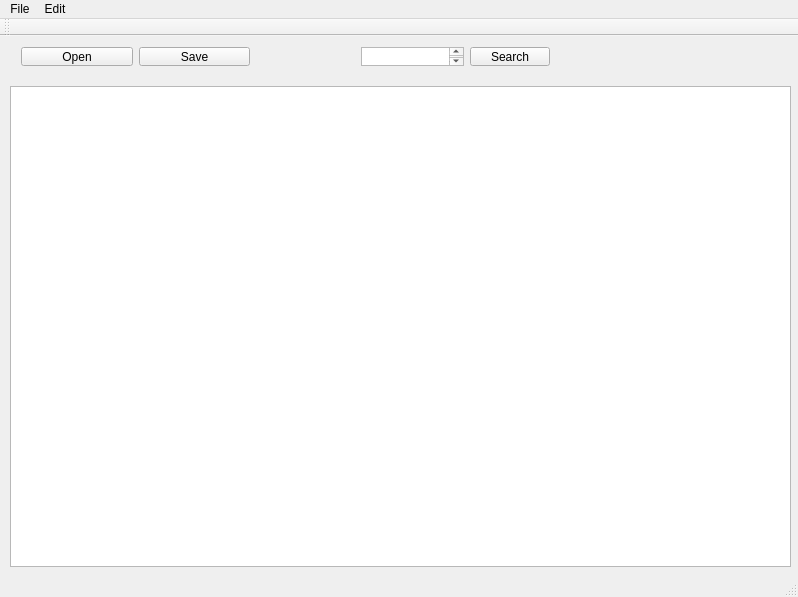
<?xml version="1.0" encoding="UTF-8"?>
<ui version="4.0">
 <class>Fedit</class>
 <widget class="QMainWindow" name="Fedit">
  <property name="geometry">
   <rect>
    <x>0</x>
    <y>0</y>
    <width>798</width>
    <height>597</height>
   </rect>
  </property>
  <property name="windowTitle">
   <string>Fedit</string>
  </property>
  <widget class="QWidget" name="centralWidget">
   <widget class="QWidget" name="horizontalLayoutWidget">
    <property name="geometry">
     <rect>
      <x>10</x>
      <y>0</y>
      <width>251</width>
      <height>41</height>
     </rect>
    </property>
    <layout class="QHBoxLayout" name="horizontalLayout">
     <item>
      <widget class="QPushButton" name="openButton">
       <property name="text">
        <string>Open</string>
       </property>
      </widget>
     </item>
     <item>
      <widget class="QPushButton" name="saveButton">
       <property name="text">
        <string>Save</string>
       </property>
      </widget>
     </item>
    </layout>
   </widget>
   <widget class="QWidget" name="horizontalLayoutWidget_2">
    <property name="geometry">
     <rect>
      <x>350</x>
      <y>0</y>
      <width>211</width>
      <height>41</height>
     </rect>
    </property>
    <layout class="QHBoxLayout" name="horizontalLayout_2">
     <item>
      <widget class="QTextEdit" name="searchEdit"/>
     </item>
     <item>
      <widget class="QPushButton" name="searchButton">
       <property name="text">
        <string>Search</string>
       </property>
      </widget>
     </item>
    </layout>
   </widget>
   <widget class="QTextEdit" name="textEdit">
    <property name="geometry">
     <rect>
      <x>10</x>
      <y>50</y>
      <width>781</width>
      <height>481</height>
     </rect>
    </property>
   </widget>
  </widget>
  <widget class="QMenuBar" name="menuBar">
   <property name="geometry">
    <rect>
     <x>0</x>
     <y>0</y>
     <width>798</width>
     <height>25</height>
    </rect>
   </property>
   <widget class="QMenu" name="menuFile">
    <property name="title">
     <string>File</string>
    </property>
    <addaction name="actionNew"/>
    <addaction name="actionOpen"/>
    <addaction name="actionSave"/>
    <addaction name="actionSave_As"/>
    <addaction name="actionClose"/>
   </widget>
   <widget class="QMenu" name="menuEdit">
    <property name="title">
     <string>Edit</string>
    </property>
   </widget>
   <addaction name="menuFile"/>
   <addaction name="menuEdit"/>
  </widget>
  <widget class="QToolBar" name="mainToolBar">
   <attribute name="toolBarArea">
    <enum>TopToolBarArea</enum>
   </attribute>
   <attribute name="toolBarBreak">
    <bool>false</bool>
   </attribute>
  </widget>
  <widget class="QStatusBar" name="statusBar"/>
  <action name="actionOpen">
   <property name="text">
    <string>Open...</string>
   </property>
  </action>
  <action name="actionNew">
   <property name="text">
    <string>New...</string>
   </property>
  </action>
  <action name="actionClose">
   <property name="text">
    <string>Close</string>
   </property>
  </action>
  <action name="actionSave">
   <property name="text">
    <string>Save</string>
   </property>
  </action>
  <action name="actionSave_As">
   <property name="text">
    <string>Save As...</string>
   </property>
  </action>
 </widget>
 <layoutdefault spacing="6" margin="11"/>
 <resources/>
 <connections/>
</ui>
